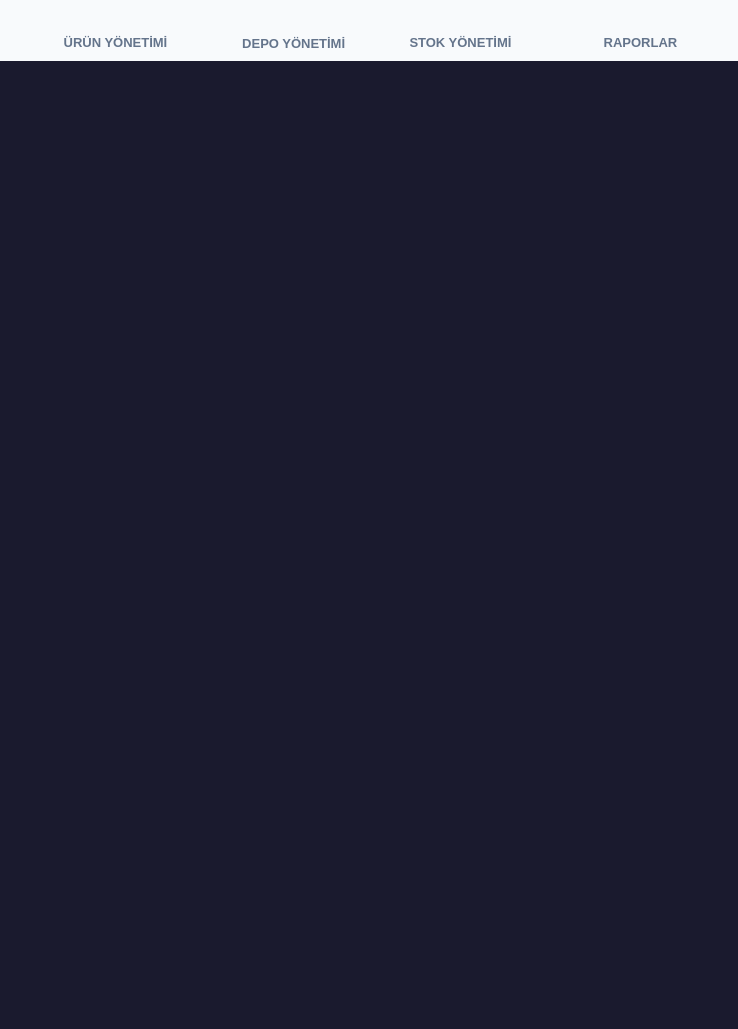
<?xml version="1.0" encoding="UTF-8"?>
<ui version="4.0">
 <class>MainWindow</class>
 <widget class="QMainWindow" name="MainWindow">
  <property name="geometry">
   <rect>
    <x>0</x>
    <y>0</y>
    <width>738</width>
    <height>1029</height>
   </rect>
  </property>
  <property name="windowTitle">
   <string>MainWindow</string>
  </property>
  <property name="styleSheet">
   <string notr="true">QMainWindow {
    background-color: #1a1a2e;
}

QWidget {
    background-color: #1a1a2e;
}

/* Central Widget stili */
QWidget#centralwidget {
    background-color: #1a1a2e;
}

/* Stack Widget stili */
QStackedWidget {
    background-color: #1a1a2e;
}</string>
  </property>
  <widget class="QWidget" name="centralwidget">
   <property name="layoutDirection">
    <enum>Qt::LayoutDirection::LeftToRight</enum>
   </property>
   <property name="autoFillBackground">
    <bool>false</bool>
   </property>
   <widget class="QStackedWidget" name="stackedWidget">
    <property name="geometry">
     <rect>
      <x>0</x>
      <y>80</y>
      <width>711</width>
      <height>891</height>
     </rect>
    </property>
    <property name="sizePolicy">
     <sizepolicy hsizetype="Expanding" vsizetype="Expanding">
      <horstretch>0</horstretch>
      <verstretch>0</verstretch>
     </sizepolicy>
    </property>
    <property name="styleSheet">
     <string notr="true">QFrame#headerFrame {
    background-color: #252538;
    min-height: 70px;
    max-height: 70px;
    border-bottom: 2px solid #3B3B5A;
    padding: 0px 10px;
}

QPushButton {
    background-color: transparent;
    color: #A0A0C0;
    border: none;
    padding: 8px 16px;
    font-size: 13px;
    font-weight: bold;
    font-family: 'Segoe UI', Arial;
    min-width: 120px;
    text-align: center;
    margin: 0px 5px;
}

QPushButton:hover {
    color: white;
    background-color: rgba(74, 144, 226, 0.1);
    border-bottom: 3px solid #4A90E2;
}

QPushButton:pressed {
    background-color: rgba(74, 144, 226, 0.2);
    border-bottom: 3px solid #357ABD;
}

QPushButton:checked {
    color: white;
    border-bottom: 3px solid #4A90E2;
    background-color: rgba(74, 144, 226, 0.15);
}</string>
    </property>
    <property name="currentIndex">
     <number>3</number>
    </property>
    <widget class="QWidget" name="stackedWidgetPage1"/>
    <widget class="QWidget" name="stackedWidgetPage3"/>
    <widget class="QWidget" name="stackedWidgetPage"/>
    <widget class="QWidget" name="stackedWidgetPage4"/>
    <widget class="QWidget" name="stackedWidgetPage2"/>
   </widget>
   <widget class="QWidget" name="horizontalLayoutWidget">
    <property name="geometry">
     <rect>
      <x>0</x>
      <y>-20</y>
      <width>741</width>
      <height>98</height>
     </rect>
    </property>
    <layout class="QHBoxLayout" name="horizontalLayout_2">
     <property name="spacing">
      <number>0</number>
     </property>
     <item>
      <widget class="QFrame" name="headerFrame">
       <property name="sizePolicy">
        <sizepolicy hsizetype="Expanding" vsizetype="Fixed">
         <horstretch>0</horstretch>
         <verstretch>0</verstretch>
        </sizepolicy>
       </property>
       <property name="minimumSize">
        <size>
         <width>0</width>
         <height>64</height>
        </size>
       </property>
       <property name="maximumSize">
        <size>
         <width>16777215</width>
         <height>16777215</height>
        </size>
       </property>
       <property name="styleSheet">
        <string notr="true">/* Modern, animasyonlu header stil */
QFrame#headerFrame {
    background-color: #f8fafc;
    min-height: 64px;
    border: none;
    box-shadow: 0 2px 10px rgba(0, 0, 0, 0.05);
    padding: 0 16px;
}</string>
       </property>
       <property name="frameShape">
        <enum>QFrame::Shape::NoFrame</enum>
       </property>
       <property name="frameShadow">
        <enum>QFrame::Shadow::Plain</enum>
       </property>
       <widget class="QPushButton" name="productButton">
        <property name="geometry">
         <rect>
          <x>40</x>
          <y>10</y>
          <width>151</width>
          <height>71</height>
         </rect>
        </property>
        <property name="cursor">
         <cursorShape>PointingHandCursor</cursorShape>
        </property>
        <property name="styleSheet">
         <string notr="true">QPushButton#depotButton, QPushButton#productButton, QPushButton#stockButton, QPushButton#reportButton  {
    background-color: transparent;
    border: 2px solid transparent;
    color: #64748b;
    font-size: 13px;
    font-weight: 800;  /* 600'den 800'e çıkardım */
    padding: 8px 15px;
    margin: 0 6px;
    border-radius: 12px;
    min-height: 42px;
    qproperty-iconSize: 20px 20px;
    text-align: center;
    qproperty-minimumContentsLength: 100;
}

/* Hover efekti - yumuşak geçiş */
QPushButton#depotButton:hover, QPushButton#productButton:hover, QPushButton#stockButton:hover, QPushButton#reportButton:hover {
    background-color: rgba(59, 130, 246, 0.08);
    color: #3b82f6;
    border: 2px solid transparent;
}
QPushButton#depotButton:checked, QPushButton#productButton:checked, QPushButton#stockButton:checked, QPushButton#reportButton:checked {
    background: #1a1a2e;  /* Tek renk gradient yerine */
    color: white;
    border: 2px solid transparent;
}

/* Hover + Checked kombinasyonu için özel efekt */
QPushButton#depotButton:checked:hover, QPushButton#productButton:checked:hover, QPushButton#stockButton:checked:hover, QPushButton#reportButton:checked:hover {
    background: #1a1a2e;  /* Aynı renk */
    box-shadow: 0 4px 12px rgba(26, 26, 46, 0.3);  /* Gölge rengini de uyumlu yaptım */
}
</string>
        </property>
        <property name="text">
         <string>ÜRÜN YÖNETİMİ</string>
        </property>
        <property name="checkable">
         <bool>true</bool>
        </property>
        <property name="flat">
         <bool>true</bool>
        </property>
       </widget>
       <widget class="QPushButton" name="depotButton">
        <property name="geometry">
         <rect>
          <x>210</x>
          <y>11</y>
          <width>171</width>
          <height>71</height>
         </rect>
        </property>
        <property name="cursor">
         <cursorShape>PointingHandCursor</cursorShape>
        </property>
        <property name="styleSheet">
         <string notr="true">QPushButton#depotButton, QPushButton#productButton, QPushButton#stockButton {
    background-color: transparent;
    border: 2px solid transparent;
    color: #64748b;
    font-size: 13px;
    font-weight: 800;  /* 600'den 800'e çıkardım */
    padding: 8px 15px;
    margin: 0 6px;
    border-radius: 12px;
    min-height: 42px;
    qproperty-iconSize: 20px 20px;
    text-align: center;
    qproperty-minimumContentsLength: 100;
}

/* Hover efekti - yumuşak geçiş */
QPushButton#depotButton:hover, QPushButton#productButton:hover, QPushButton#stockButton:hover {
    background-color: rgba(59, 130, 246, 0.08);
    color: #3b82f6;
    border: 2px solid transparent;
}
QPushButton#depotButton:checked, QPushButton#productButton:checked, QPushButton#stockButton:checked {
    background: #1a1a2e;  /* Tek renk gradient yerine */
    color: white;
    border: 2px solid transparent;
}

/* Hover + Checked kombinasyonu için özel efekt */
QPushButton#depotButton:checked:hover, QPushButton#productButton:checked:hover, QPushButton#stockButton:checked:hover {
    background: #1a1a2e;  /* Aynı renk */
    box-shadow: 0 4px 12px rgba(26, 26, 46, 0.3);  /* Gölge rengini de uyumlu yaptım */
}
/* Sağdaki butonlar için özel tasarım */
QPushButton#reportButton, QPushButton#settingsButton {
    background: transparent;
    border: 2px solid #e2e8f0;
    border-radius: 10px;
    color: #475569;
    padding: 8px 20px;
    min-height: 38px;
    font-weight: 600;
    font-size: 13px;
    margin: 12px 4px;
}

/* Sağdaki butonlar hover animasyonu */
QPushButton#reportButton:hover, QPushButton#settingsButton:hover {
    background-color: #1e293b;
    color: white;
    border-color: #1e293b;
}

/* Sağdaki butonlar tıklama efekti */
QPushButton#reportButton:pressed, QPushButton#settingsButton:pressed {
    background-color: #0f172a;
    border-color: #0f172a;
    transform: translateY(1px);
}</string>
        </property>
        <property name="text">
         <string>DEPO YÖNETİMİ </string>
        </property>
        <property name="checkable">
         <bool>true</bool>
        </property>
        <property name="flat">
         <bool>true</bool>
        </property>
       </widget>
       <widget class="QPushButton" name="stockButton">
        <property name="geometry">
         <rect>
          <x>370</x>
          <y>10</y>
          <width>181</width>
          <height>71</height>
         </rect>
        </property>
        <property name="cursor">
         <cursorShape>PointingHandCursor</cursorShape>
        </property>
        <property name="styleSheet">
         <string notr="true">QPushButton#depotButton, QPushButton#productButton, QPushButton#stockButton {
    background-color: transparent;
    border: 2px solid transparent;
    color: #64748b;
    font-size: 13px;
    font-weight: 800;  /* 600'den 800'e çıkardım */
    padding: 8px 17px;
    margin: 0 6px;
    border-radius: 12px;
    min-height: 42px;
    qproperty-iconSize: 20px 20px;
    text-align: center;
    qproperty-minimumContentsLength: 100;
}

/* Hover efekti - yumuşak geçiş */
QPushButton#depotButton:hover, QPushButton#productButton:hover, QPushButton#stockButton:hover {
    background-color: rgba(59, 130, 246, 0.08);
    color: #3b82f6;
    border: 2px solid transparent;
}
QPushButton#depotButton:checked, QPushButton#productButton:checked, QPushButton#stockButton:checked {
    background: #1a1a2e;  /* Tek renk gradient yerine */
    color: white;
    border: 2px solid transparent;
}

/* Hover + Checked kombinasyonu için özel efekt */
QPushButton#depotButton:checked:hover, QPushButton#productButton:checked:hover, QPushButton#stockButton:checked:hover {
    background: #1a1a2e;  /* Aynı renk */
    box-shadow: 0 4px 12px rgba(26, 26, 46, 0.3);  /* Gölge rengini de uyumlu yaptım */
}
/* Sağdaki butonlar için özel tasarım */
QPushButton#reportButton, QPushButton#settingsButton {
    background: transparent;
    border: 2px solid #e2e8f0;
    border-radius: 10px;
    color: #475569;
    padding: 8px 20px;
    min-height: 38px;
    font-weight: 600;
    font-size: 13px;
    margin: 12px 4px;
}

/* Sağdaki butonlar hover animasyonu */
QPushButton#reportButton:hover, QPushButton#settingsButton:hover {
    background-color: #1e293b;
    color: white;
    border-color: #1e293b;
}

/* Sağdaki butonlar tıklama efekti */
QPushButton#reportButton:pressed, QPushButton#settingsButton:pressed {
    background-color: #0f172a;
    border-color: #0f172a;
    transform: translateY(1px);
}</string>
        </property>
        <property name="text">
         <string>STOK YÖNETİMİ</string>
        </property>
        <property name="checkable">
         <bool>true</bool>
        </property>
        <property name="flat">
         <bool>true</bool>
        </property>
       </widget>
       <widget class="QPushButton" name="reportButton">
        <property name="geometry">
         <rect>
          <x>560</x>
          <y>10</y>
          <width>161</width>
          <height>71</height>
         </rect>
        </property>
        <property name="cursor">
         <cursorShape>PointingHandCursor</cursorShape>
        </property>
        <property name="styleSheet">
         <string notr="true">QPushButton#depotButton, QPushButton#productButton, QPushButton#stockButton, QPushButton#reportButton  {
    background-color: transparent;
    border: 2px solid transparent;
    color: #64748b;
    font-size: 13px;
    font-weight: 800;  /* 600'den 800'e çıkardım */
    padding: 8px 15px;
    margin: 0 6px;
    border-radius: 12px;
    min-height: 42px;
    qproperty-iconSize: 20px 20px;
    text-align: center;
    qproperty-minimumContentsLength: 100;
}

/* Hover efekti - yumuşak geçiş */
QPushButton#depotButton:hover, QPushButton#productButton:hover, QPushButton#stockButton:hover, QPushButton#reportButton:hover {
    background-color: rgba(59, 130, 246, 0.08);
    color: #3b82f6;
    border: 2px solid transparent;
}
QPushButton#depotButton:checked, QPushButton#productButton:checked, QPushButton#stockButton:checked, QPushButton#reportButton:checked {
    background: #1a1a2e;  /* Tek renk gradient yerine */
    color: white;
    border: 2px solid transparent;
}

/* Hover + Checked kombinasyonu için özel efekt */
QPushButton#depotButton:checked:hover, QPushButton#productButton:checked:hover, QPushButton#stockButton:checked:hover, QPushButton#reportButton:checked:hover {
    background: #1a1a2e;  /* Aynı renk */
    box-shadow: 0 4px 12px rgba(26, 26, 46, 0.3);  /* Gölge rengini de uyumlu yaptım */
}
</string>
        </property>
        <property name="text">
         <string>RAPORLAR</string>
        </property>
        <property name="checkable">
         <bool>true</bool>
        </property>
        <property name="flat">
         <bool>true</bool>
        </property>
       </widget>
       <widget class="QPushButton" name="settingsButton">
        <property name="geometry">
         <rect>
          <x>740</x>
          <y>10</y>
          <width>101</width>
          <height>82</height>
         </rect>
        </property>
        <property name="cursor">
         <cursorShape>WaitCursor</cursorShape>
        </property>
        <property name="styleSheet">
         <string notr="true">/* Raporlar ve Ayarlar butonları - Genel Stil */
QPushButton#settingsButton {
    background: transparent;
    border: 2px solid #ffffff;
    border-radius: 10px;
    color: #ffffff;
    padding: 8px 20px;
    min-height: 38px;
    font-weight: 600;
    font-size: 13px;
    margin: 12px 4px;
}

/* Hover efekti */
QPushButton#settingsButton:hover {
    background-color: #ffffff;
    color: white;
    border-color: #1e293b;
}

/* Checked durumu - Aktif buton */
QPushButton#settingsButton:checked {
    background-color: #ffffff;
    color: white;
    border-color: transparent;
}

/* Hover + Checked kombinasyonu */
QPushButton#settingsButton:checked:hover {
    background-color: #ffffff;
    box-shadow: 0 4px 12px rgba(26, 26, 46, 0.3);
}
</string>
        </property>
        <property name="text">
         <string>Ayarlar</string>
        </property>
        <property name="checkable">
         <bool>true</bool>
        </property>
       </widget>
      </widget>
     </item>
    </layout>
   </widget>
  </widget>
  <widget class="QMenuBar" name="menubar">
   <property name="geometry">
    <rect>
     <x>0</x>
     <y>0</y>
     <width>738</width>
     <height>25</height>
    </rect>
   </property>
  </widget>
  <widget class="QStatusBar" name="statusbar"/>
 </widget>
 <resources/>
 <connections/>
</ui>
